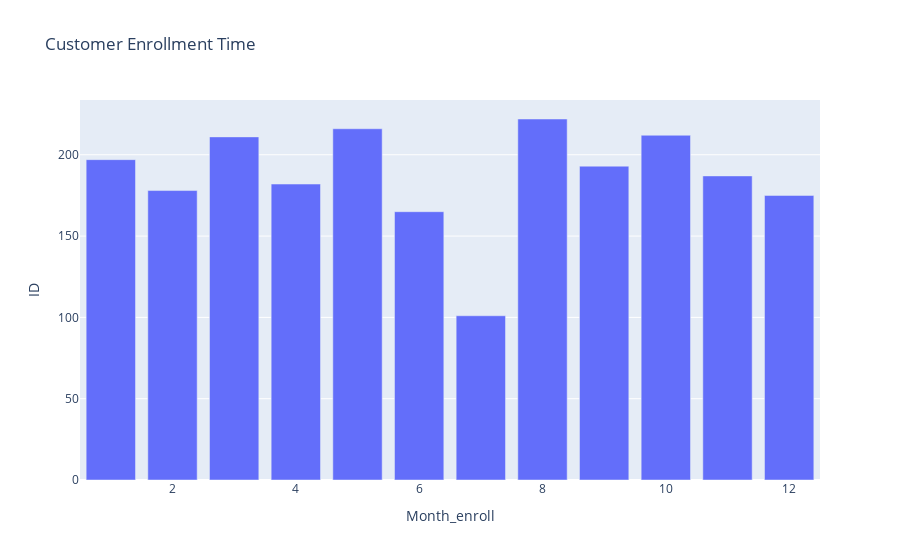

The code cell stored with this chart in its notebook:
### Code cell
cust= data.groupby('Month_enroll')['ID'].count().reset_index()

fig = px.bar(cust, x="Month_enroll", y='ID', title= "Customer Enrollment Time")
fig.show()

### Figure 1 — Plotly figure (JSON) as saved in the notebook; plotly's stock layout.template omitted (floating-point values rounded to 4 significant figures)
{"data": [{"alignmentgroup": "True", "hovertemplate": "Month_enroll=%{x}<br>ID=%{y}<extra></extra>", "legendgroup": "", "marker": {"color": "#636efa", "pattern": {"shape": ""}}, "name": "", "offsetgroup": "", "orientation": "v", "showlegend": false, "textposition": "auto", "type": "bar", "x": [1, 2, 3, 4, 5, 6, 7, 8, 9, 10, 11, 12], "xaxis": "x", "y": [197, 178, 211, 182, 216, 165, 101, 222, 193, 212, 187, 175], "yaxis": "y"}], "layout": {"barmode": "relative", "legend": {"tracegroupgap": 0}, "title": {"text": "Customer Enrollment Time"}, "xaxis": {"anchor": "y", "domain": [0, 1], "title": {"text": "Month_enroll"}}, "yaxis": {"anchor": "x", "domain": [0, 1], "title": {"text": "ID"}}}}
